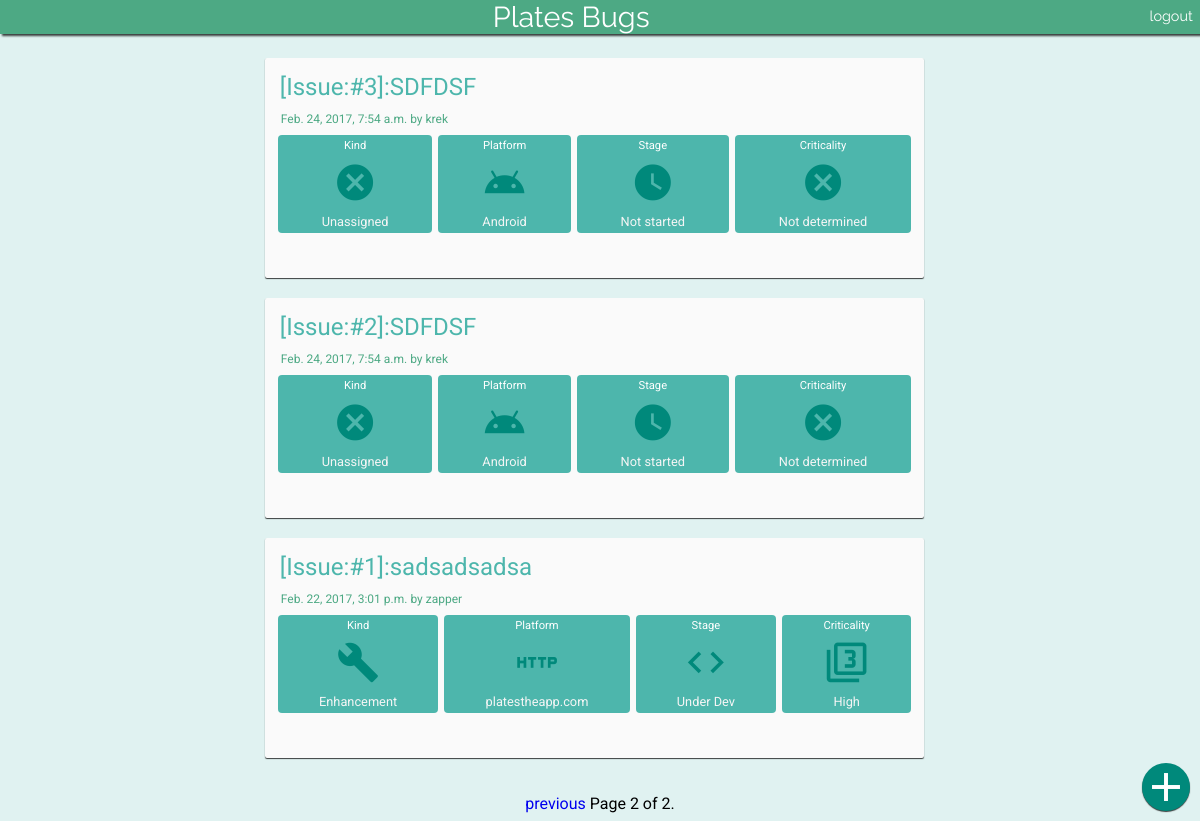
Page /?page=2 (signed in) on the committed database.
### pbugs/models.py (models this page shows, shortened)
class Issue(models.Model):
    UNA = "UA"
    BUG = "BUG"
    ENHANCEMENT = "ENHANCEMENT"
    kind_options = (
        (UNA, "Unassigned"),
        (BUG, "Bug"),
        (ENHANCEMENT, "Enhancement")
    )
    DEV = "DEV"
    NOT_STARTED = "NOT_STARTED"
    DONE = "DONE"
    stage_options = (
        (DEV, "Under Dev"),
        (NOT_STARTED, "Not started"),
        (DONE, "resolved")
    )
    HIGH = "HIGH"
    MEDIUM = "MEDIUM"
    LOW = "LOW"
    NOD = "ND"
    crictical_options = (
        (HIGH, "High"),
        (MEDIUM, "Medium"),
        (LOW, "Low"),
        (NOD, "Not determined")
    )
    WEB = "WEB"
    ANDROID = "ANDROID"
    PLATESBUGS = "PLATESBUGS"
    platform_options = (
        (WEB, "platestheapp.com"),
        (ANDROID, "Android"),
        (PLATESBUGS, "Plates Bugs")
    )
    reporter = models.ForeignKey(
        Reporter,
        on_delete=models.CASCADE
    )
    title = models.CharField(max_length=150)
    description = models.TextField()
    kind = models.CharField(max_length=15, choices=kind_options, default='UA')
    stage = models.CharField(max_length=50, choices=stage_options, default='NOT_STARTED')
    criticality = models.CharField(max_length=50, choices=crictical_options, default="ND")
    platform = models.CharField(max_length=20, choices=platform_options, default="ANDROID")
    create_time = models.DateTimeField(auto_now=True)

class Reporter(models.Model):
    user = models.OneToOneField(
        User,
        on_delete=models.CASCADE,
        primary_key=True
    )
    first_use = models.BooleanField(default=True)
    is_admin = models.BooleanField(default=False)

### pbugs/views.py (the view)
# urls.py: url(r'^$', views.home, name='index'),
@login_required(login_url='/login')
def home(request):
    if request.user.reporter.first_use:
        return redirect('/newuser')
    issues_list = Issue.objects.all().order_by('-create_time')
    paginator = Paginator(issues_list, 10)
    page = request.GET.get('page')
    try:
        issues = paginator.page(page)
    except PageNotAnInteger:
        issues = paginator.page(1)
    except EmptyPage:
        issues = paginator.page(paginator.num_pages)
    context = {
        'user':request.user,
        'issues':issues
    }
    return render(request, 'home.html', context)

### pbugs/templates/home.html (shortened to what this page needs)
{% extends 'base.html' %}
{% block content %}
    <div id="header">Plates Bugs <a class="hlinks" href="/logout">logout</a></div>
    <div id="issuefeed">
        {% if issues %}
            <ul id="issuelist">
                {% for i in issues %}
                <a href="/issue/{{ i.pk }}">
                    <li id="issueitem">
                        <div id="card">
                            <span id="issue_title">[Issue:#{{i.pk}}]:{{ i.title }}</span>
                            <span id="issue_createtime">{{ i.create_time }} by {{ i.reporter.user.username }}</span>
                            <div id="status-holder">
                                <div id="issue_kind" class="issue_status">
                                    <span class="issue-status-label">Kind</span>
                                    <div class="icon-holder">
                                        <i class="material-icons" style="font-size:0.9em;">
                                        </i>
                                    </div>
                                    <span class="issue-status-text">{{ i.get_kind_display }}</span>
                                </div>
                                <div id="issue_platform" class="issue_status">
                                    <span class="issue-status-label">Platform</span>
                                    <div class="icon-holder">
                                        <i class="material-icons" style="font-size:0.9em;">
                                        </i>
                                    </div>
                                    <span class="issue-status-text">{{ i.get_platform_display }}</span>
                                 </div>
                                 <div id="issue-stage" class="issue_status">
                                    <span class="issue-status-label">Stage</span>
                                    <div class="icon-holder">
                                        <i class="material-icons" style="font-size:0.9em;">
                                        </i>
                                    </div>
                                    <span class="issue-status-text">{{i.get_stage_display}}<cpan>
                                 </div>
                                 <div id="issue-crt" class="issue_status">
                                    <span class="issue-status-label">Criticality</span>
                                    <div class="icon-holder">
                                        <i class="material-icons" style="font-size:0.9em;">
                                        </i>
                                    </div>
                                    <span class="issue-status-text">{{ i.get_criticality_display }}</span>
                                 </div>
                            </div>
                        </div>
                    </li>
                    </a>
                {% endfor %}
            </ul>
        {% else %}
            <span id="empty">No Bugs</span>
        {% endif %}
    <div>
    <div class="pagination">
    <span class="step-links">
        {% if issues.has_previous %}
            <a href="?page={{ issues.previous_page_number }}">previous</a>
        {% endif %}
        <span class="current">
            Page {{ issues.number }} of {{ issues.paginator.num_pages }}.
        </span>
    </span>
    </div>
    <a href="/add">
        <div id="add_button"><i class="material-icons" style="font-size:3em;">add</i></div>
    </a>
{% endblock %}

### pbugs/static/styles/main.css (style rules this page uses)
body { margin: 0; padding: 0; }
body { background:#E0F2F1; }
#header { background:#4da984; color:white; font-family: 'Raleway', sans-serif; text-align: center; margin-bottom:4px; font-size:1.8em; -webkit-box-shadow: 2px 2px 2px 0px rgba(0,0,0,0.75); -moz-box-shadow: 2px 2px 2px 0px rgba(0,0,0,0.75); box-shadow: 2px 2px 2px 0px rgba(0,0,0,0.75); position:fixed; width: 100%; top:0; z-index: 3; }
ul { list-style: none; color:#E91E63; }
.hlinks { float:right; position: relative; text-decoration: none; font-size:0.5em; padding: 0.5em; color:white; }
#issuefeed { display: flex; display: -webkit-flex; justify-content: center; margin:10px; flex-direction: column; -webkit-box-direction: column; margin: 8px; align-items: center; }
#issuelist { width:60%; list-style: none; margin-top: 50px; }
a { text-decoration: none; }
#issueitem { background:#FAFAFA; font-family: 'Roboto', sans-serif; color:black; margin-bottom: 20px; width: 90%; height: 200px; padding:10px; border-radius:2px; -webkit-box-shadow: 0px 1px 0.5px 0px rgba(0,0,0,0.75); -moz-box-shadow: 0px 1px 0.5px 0px rgba(0,0,0,0.75); box-shadow: 0px 1px 1px 0px rgba(0,0,0,0.75); }
#issue_title { display:inline-block; width: 100%; margin:5px; color:#4db6ac; font-size: 1.5em; flex-grow: 1; }
#issue_createtime { margin:3px; border-radius:2px; padding: 3px; color:#4da984; font-size: 0.75em; flex-grow: 1; }
#card { display: flex; display: -webkit-flex; flex-direction: column; }
#status-holder { display: flex; display: -webkit-flex; flex-direction: column; flex-grow: 2; overflow-x: scroll; flex-direction:row; }
.issue_status { flex-grow:1; border-radius: 4px; background:#4DB6AC; display:block; height: 90px; margin: 3px; display: flex; flex-direction:column; justify-content: center; align-items: center; padding:4px; }
.issue-status-label { color:white; font-size: 0.7em; }
.icon-holder { flex-grow:2; width: 100%; color: #00897B; display: flex; display: -webkit-flex; justify-content: center; align-items: center; font-size: 3em; }
.issue-status-text { font-size: 0.8em; color:whitesmoke; }
#add_button { position: fixed; bottom:10px; right:10px; background:#00897B; color:white; border-radius: 100%; -webkit-box-shadow: 0px 1px 1px 0px rgba(0,0,0,0.75); -moz-box-shadow: 0px 1px 1px 0px rgba(0,0,0,0.75); box-shadow: 0px 1px 1px 0px rgba(0,0,0,0.75); }
.pagination { font-family: 'Roboto', sans-serif; }

### rows in the picture
Issue: pk "3", title "SDFDSF", create_time "Feb. 24, 2017, 7:54 a.m.", reporter.user.username "krek", kind "Unassigned", platform "Android", stage "Not started", criticality "Not determined"
Issue: pk "2", title "SDFDSF", create_time "Feb. 24, 2017, 7:54 a.m.", reporter.user.username "krek", kind "Unassigned", platform "Android", stage "Not started", criticality "Not determined"
Issue: pk "1", title "sadsadsadsa", create_time "Feb. 22, 2017, 3:01 p.m.", reporter.user.username "zapper", kind "Enhancement", platform "platestheapp.com", stage "Under Dev", criticality "High"

### other values in the picture
{{ issues.number }} "2"
{{ issues.paginator.num_pages }} "2"
